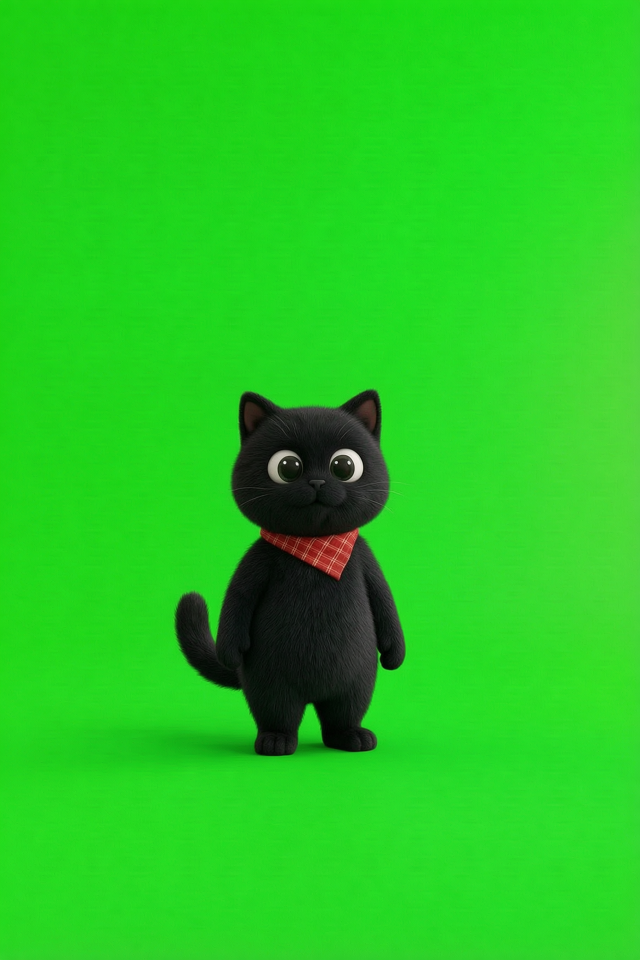
#> input picture scripts/training_roles/stills/fullbody-still-noptr-1.png, 1280 x 1920 px (shown at 1/2 size); its folder holds only this picture in this run
$ python -i super_icon.py   (imports and definitions only)
#> lines starting #> are read from the running program, lines starting #| are printed output that depends on the picture; after the words box and inside, x2 and y2 are one past the last pixel; in counts of white or black regions, pixels touching at a corner belong together
#> in square_pixel_icon, image is the input picture: PIL image 1280x1920 RGBA; mean R, G, B, A 37.4, 200.3, 32.9, 254.6
### config.py
"""
MindGraph Configuration Module
==============================

Version: 2.3.6

This module provides centralized configuration management for the MindGraph application.
It handles environment variable loading, validation, and provides a clean interface
for accessing configuration values throughout the application.

Features:
- Dynamic environment variable loading with .env support
- Property-based configuration access for real-time updates
- Comprehensive validation for required and optional settings
- Default values for all configuration options
- Support for both Qwen and DeepSeek LLM configurations
- D3.js visualization customization options

Environment Variables:
- QWEN_API_KEY: Required for core functionality
- DEEPSEEK_API_KEY: Optional for enhanced features
- See env.example for complete configuration options

Usage:
    from config import config
    api_key = config.QWEN_API_KEY
    is_valid = config.validate_qwen_config()
"""

from dotenv import load_dotenv
load_dotenv()  # Load environment variables from .env file
import os
from typing import Optional
import logging

logger = logging.getLogger(__name__)

class Config:
    """
    Centralized configuration management for MindGraph application.
    Now with caching and validation to prevent race conditions and ensure consistent values.
    """
    def __init__(self):
        self._cache = {}
        self._cache_timestamp = 0
        self._cache_duration = 30  # Cache for 30 seconds
    # [16 lines left out: functions _get_cached_value, QWEN_API_KEY, not called in this run]
    @property
    def QWEN_API_URL(self):
        return self._get_cached_value('QWEN_API_URL', 'https://dashscope.aliyuncs.com/compatible-mode/v1/chat/completions')
    @property
    def QWEN_MODEL(self):
        return self._get_cached_value('QWEN_MODEL', 'qwen-turbo')
    # [33 lines left out: functions QWEN_TEMPERATURE, QWEN_MAX_TOKENS, QWEN_TIMEOUT, not called in this run]
    @property
    def DEEPSEEK_API_KEY(self):
        return self._get_cached_value('DEEPSEEK_API_KEY')
    @property
    def DEEPSEEK_API_URL(self):
        return self._get_cached_value('DEEPSEEK_API_URL', 'https://api.deepseek.com/v1/chat/completions')
    # [440 lines left out: functions DEEPSEEK_MODEL, DEEPSEEK_TEMPERATURE, DEEPSEEK_MAX_TOKENS, DEEPSEEK_TIMEOUT, HOST, PORT and 29 more, not called in this run]

# Create global configuration instance
config = Config()

### scripts/training_roles/super_icon.py
"""Crop a Wan still into a 92x92 pixel Super launcher tile."""

from __future__ import annotations

from pathlib import Path

from PIL import Image, ImageChops
from requests.exceptions import RequestException

from scripts.training_roles.paths import WORK_DIR
from services.t2i.wan_image_studio import download_image, poll_storyboard, submit_icon

ICON_PX = 92
DIFF_THRESHOLD = 36


def subject_box(image: Image.Image) -> tuple[int, int, int, int]:
    """Return a tight box around the main sprite, ignoring faint corner marks."""
    rgb = image.convert("RGB")
    background = Image.new("RGB", rgb.size, rgb.getpixel((4, 4)))
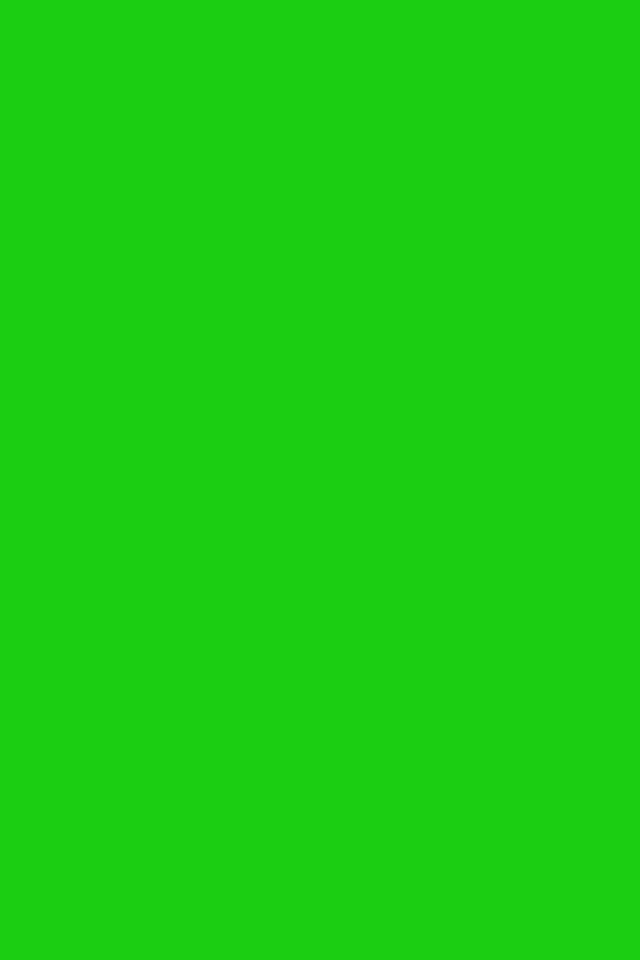
#> background: PIL image 1280x1920 RGB (shown at 1/2 size); mean R, G, B 28, 206, 17
    diff = ImageChops.difference(rgb, background).convert("L")
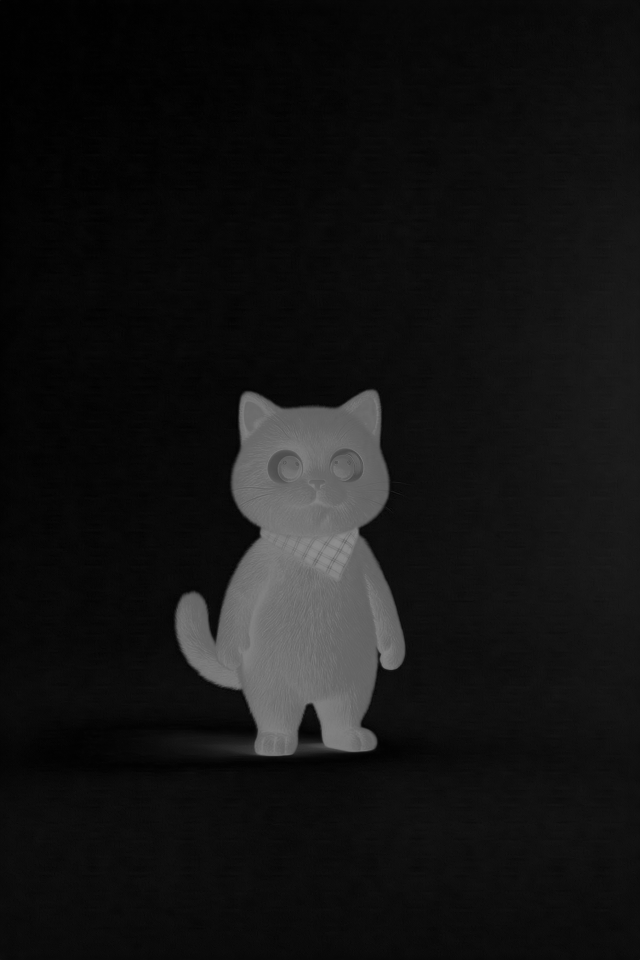
#> diff: PIL image 1280x1920 L (shown at 1/2 size); min 0, max 143, mean 19.7
    lut = [255 if value > DIFF_THRESHOLD else 0 for value in range(256)]
    mask = diff.point(lut)
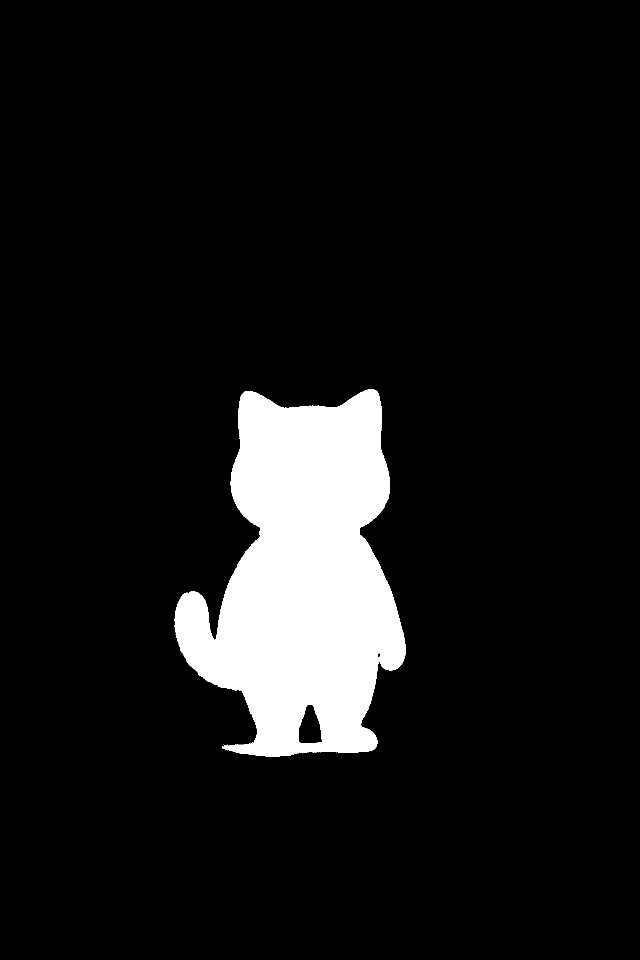
#> mask: PIL image 1280x1920 L (shown at 1/2 size); 8.8% white; 2 white regions (1 under 20 px), largest, box (x1, y1, x2, y2) and area: (349, 778, 811, 1513) 216590
    bbox = mask.getbbox()
#> bbox = (349, 778, 811, 1513)
    if bbox is None:
        return (0, 0, image.width, image.height)
    return bbox


def square_pixel_icon(src: Path, dest: Path) -> None:
    """Crop the subject and scale to 92px, keeping the Wan pixel-art edges."""
    image = Image.open(src).convert("RGBA")
    left, top, right, bottom = subject_box(image)
#> left = 349; top = 778; right = 811; bottom = 1513
    box_w = right - left
#> box_w = 462
    box_h = bottom - top
#> box_h = 735
    side = max(box_w, box_h)
#> side = 735
    margin = max(4, int(side * 0.04))
#> margin = 29
    side += margin * 2
#> side = 793
    center_x = (left + right) // 2
#> center_x = 580
    center_y = (top + bottom) // 2
#> center_y = 1145
    half = side // 2
#> half = 396
    cropped = image.crop(
        (
            max(0, center_x - half),
            max(0, center_y - half),
            min(image.width, center_x + half),
            min(image.height, center_y + half),
        )
    )
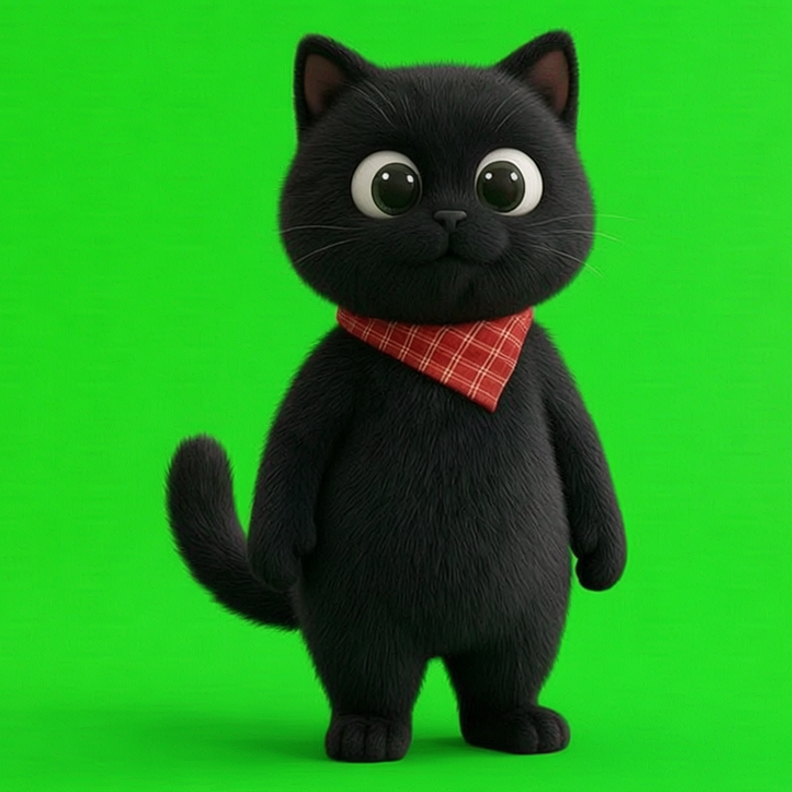
#> cropped: PIL image 792x792 RGBA; mean R, G, B, A 34.3, 153, 31.1, 254.6; transparent parts drawn white
    icon = cropped.resize((ICON_PX, ICON_PX), Image.Resampling.LANCZOS)
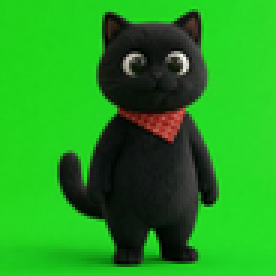
#> icon: PIL image 92x92 RGBA (shown 3 times larger); mean R, G, B, A 34.3, 152.7, 31.1, 254.7; transparent parts drawn white
#> (the run stopped early here; a loop or call above may not have finished)
